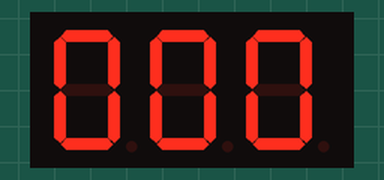
Recording of a sketch running on a simulated Arduino Uno, built with avr-gcc and run on an emulated ATmega328P. On the bench: 3-digit seven-segment display. Wiring (inferred from the names in the program): 3-digit 7-segment display, segments lit when LOW: segments pin 9, pin 7, pin 12, pin 6, pin 10, pin 5, pin 4; digit selects pin 13, pin 11, pin 8. The segment pins are drawn as the display they are named for.

Above: at 0.12 s.
At 4.53 s:
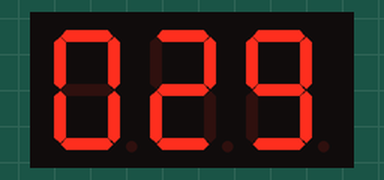
At 9.07 s:
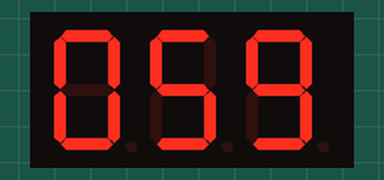
At 19.66 s:
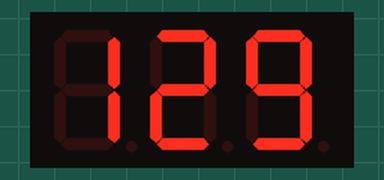
At 30.25 s:
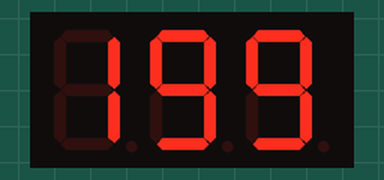
At 39.33 s:
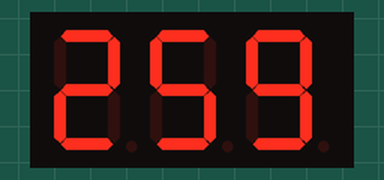

The sketch:

broqch.ino
```cpp
int i1=0;
int i2=0;
int i3=0;
int a=9;
int b=7;
int c=12;
int d=6;
int e=10;
int f=5;
int g=4;
int power1=13;
int power2=11;
int power3=8;
int timer=0;
int deshifrator(int);
void setup() {
  pinMode(13, OUTPUT);
  pinMode(12, OUTPUT);
  pinMode(11, OUTPUT);
  pinMode(10, OUTPUT);
  pinMode(9, OUTPUT);
  pinMode(8, OUTPUT);
  pinMode(7, OUTPUT);
  pinMode(6, OUTPUT);
  pinMode(5, OUTPUT);
  pinMode(4, OUTPUT);

}

void loop() {
  if(timer<10){
    digitalWrite(power1, HIGH);
    i1=deshifrator(i1);
    delay(5);
    i2=deshifrator(i2);
    digitalWrite(power1, LOW);
    digitalWrite(power2, HIGH);
    delay(5);
    i3=deshifrator(i3);
    digitalWrite(power2, LOW);
    digitalWrite(power3, HIGH);
    delay(5);
    digitalWrite(power3, LOW);
    timer++;
  }
  else{
    timer=0;
    i3++;
    if(i3>9){
      i2++;
    }
    if(i2>9){
      i1++;
    }
  }

}
int deshifrator(int i){
switch(i){
    case 0:
      digitalWrite(a, LOW);
      digitalWrite(b, LOW);
      digitalWrite(c, LOW);
      digitalWrite(d, LOW);
      digitalWrite(e, LOW);
      digitalWrite(f, LOW);
      digitalWrite(g, HIGH);
      break;
    case 1:
      digitalWrite(a, HIGH);
      digitalWrite(b, LOW);
      digitalWrite(c, LOW);
      digitalWrite(d, HIGH);
      digitalWrite(e, HIGH);
      digitalWrite(f, HIGH);
      digitalWrite(g, HIGH);
    break;
    case 2:
      digitalWrite(a, LOW);
      digitalWrite(b, LOW);
      digitalWrite(c, HIGH);
      digitalWrite(d, LOW);
      digitalWrite(e, LOW);
      digitalWrite(f, HIGH);
      digitalWrite(g, LOW);
      break;
    case 3:
      digitalWrite(a, LOW);
      digitalWrite(b, LOW);
      digitalWrite(c, LOW);
      digitalWrite(d, LOW);
      digitalWrite(e, HIGH);
      digitalWrite(f, HIGH);
      digitalWrite(g, LOW);
      break;
    case 4:
      digitalWrite(a, HIGH);
      digitalWrite(b, LOW);
      digitalWrite(c, LOW);
      digitalWrite(d, HIGH);
      digitalWrite(e, HIGH);
      digitalWrite(f, LOW);
      digitalWrite(g, LOW);
      break;
    case 5:
      digitalWrite(a, LOW);
      digitalWrite(b, HIGH);
      digitalWrite(c, LOW);
      digitalWrite(d, LOW);
      digitalWrite(e, HIGH);
      digitalWrite(f, LOW);
      digitalWrite(g, LOW);
      break;
    case 6:
      digitalWrite(a, LOW);
      digitalWrite(b, HIGH);
      digitalWrite(c, LOW);
      digitalWrite(d, LOW);
      digitalWrite(e, LOW);
      digitalWrite(f, LOW);
      digitalWrite(g, LOW);
      break;
    case 7:
      digitalWrite(a, LOW);
      digitalWrite(b, LOW);
      digitalWrite(c, LOW);
      digitalWrite(d, HIGH);
      digitalWrite(e, HIGH);
      digitalWrite(f, HIGH);
      digitalWrite(g, HIGH);
      break;
    case 8:
      digitalWrite(a, LOW);
      digitalWrite(b, LOW);
      digitalWrite(c, LOW);
      digitalWrite(d, LOW);
      digitalWrite(e, LOW);
      digitalWrite(f, LOW);
      digitalWrite(g, LOW);
      break;
    case 9:
      digitalWrite(a, LOW);
      digitalWrite(b, LOW);
      digitalWrite(c, LOW);
      digitalWrite(d, LOW);
      digitalWrite(e, HIGH);
      digitalWrite(f, LOW);
      digitalWrite(g, LOW);
      break;
    default:
      i=0;
      break;
    }
    return i;
}
```
